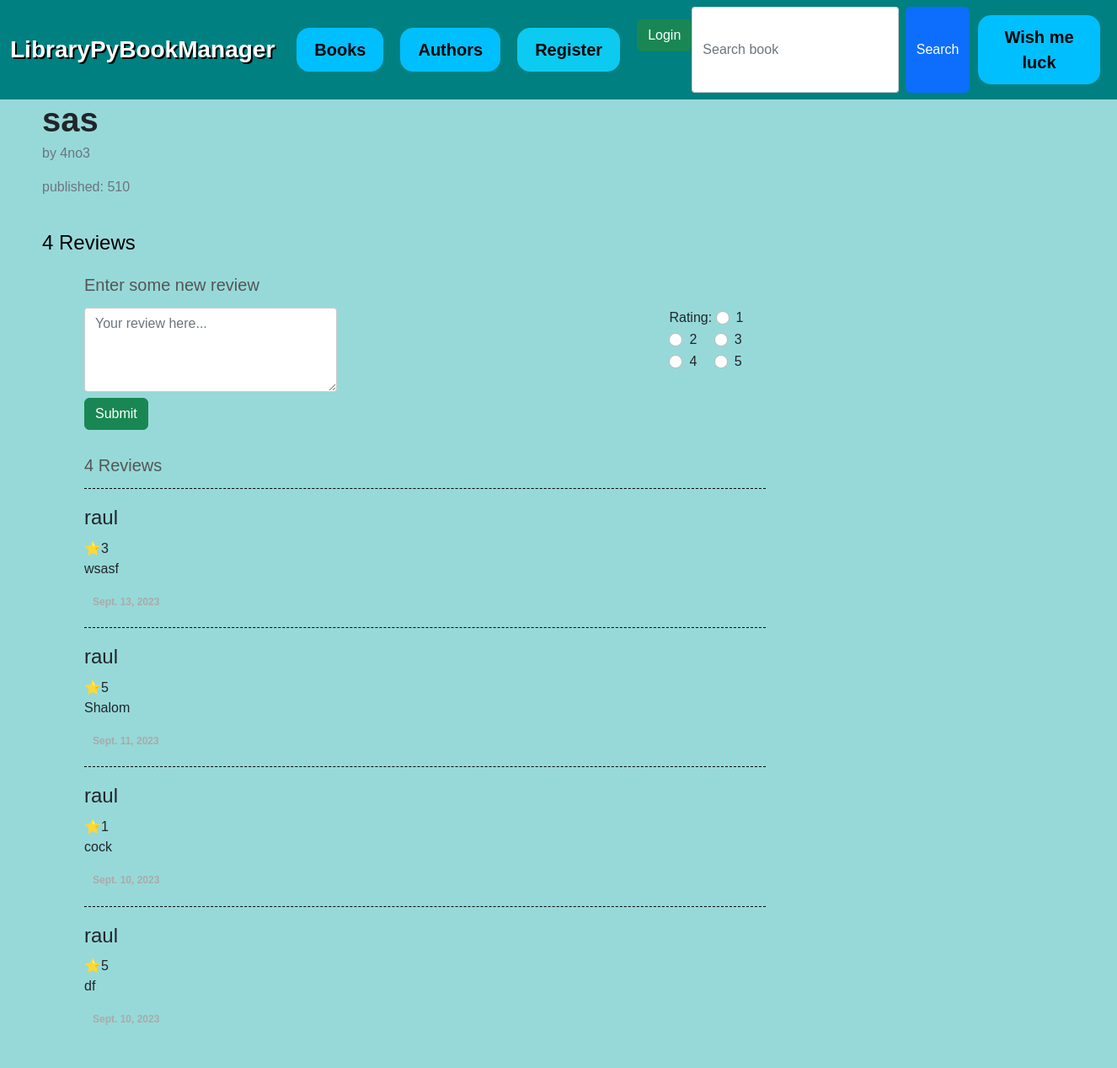
The page /library/book_profile/sas/ on the database its author committed.
### base/models.py (models this page shows, shortened)
class Ebook(models.Model):
    name = models.CharField(max_length=64)
    author = models.ForeignKey(Author, on_delete=models.CASCADE)
    year_published = models.CharField(max_length=64)
    loan_type = models.IntegerField(default=1,
                                    validators=[
                                        MaxValueValidator(3),
                                        MinValueValidator(1)
                                    ])
    ebook_content = models.CharField(max_length=2560)

class Author(models.Model):
    name = models.CharField(max_length=100)
    books = models.ManyToManyField('Ebook', related_name='authors')
    birth_year = models.IntegerField()  # Author's birth year
    nationality = models.CharField(max_length=64)  # Author's nationality
    def __str__(self):
        return self.name

class Review(models.Model):
    user = models.ForeignKey(
        settings.AUTH_USER_MODEL,
        on_delete=models.CASCADE,
    )  # Foreign key to User model for the user who wrote the review
    ebook = models.ForeignKey(Ebook,  on_delete=models.CASCADE)  # Foreign key to Ebook model for the reviewed ebook
    rating = models.IntegerField(validators=[
                                    MaxValueValidator(5),
                                    MinValueValidator(1)
                                        ])  # Rating for the ebook (1 to 5)
    text_field = models.CharField(max_length=500)  # Text field for the review
    date = models.DateField(default=datetime.date.today)

### base/views.py (the view, shortened to what this page needs)
# urls.py: path('book_profile/<str:bookname>/', views.book_profile, name='book_profile'),
def book_profile(request, bookname, ratefilter=False):
    book_info = Ebook.objects.get(name=bookname)
    if ratefilter:
        reviews = Review.objects.filter(rating=ratefilter, ebook=book_info)
    else:
        reviews = Review.objects.filter(ebook=book_info).order_by('-date')
    loaned = False
    try:
        loans = Loan.objects.filter(user=request.user,ebook=book_info)
    except:
        loans = []
    if len(loans) != 0:
        loans = loans[0]
        loaned = True
    review_form = ReviewForm()
    info_dict = {'book_info': book_info, 'random': random.randint(0, 300), "review_form": review_form,
                 "reviews": reviews, "reviews_amount": len(reviews), "loaned": loaned, "loans": loans}
    return render(request, 'base/book_profile.html', context=info_dict)

### base/forms.py
class ReviewForm(forms.ModelForm):
    text_field = forms.CharField(widget=forms.Textarea(attrs={
        'class': 'form-control',
        'id': 'message',
        'placeholder': 'Your review here...',
        'required': '',
    }))
    class Meta():
        model = Review
        fields = ("text_field",)

### base/templates/base/book_profile.html (shortened to what this page needs)
{% extends 'base/base.html' %}
{% block body_block %}
<div class="jumbotron book-display">
    <h1 class="fw-bolder mb-1">{{book_info.name}}</h1>
    <p class="text-secondary">by <a href="{% url 'base:author_profile' book_info.author %}" class="text-secondary">{{book_info.author}}</a></p>
    <p class="text-secondary">published: {{book_info.year_published}}</p>
    <br>
    <h4><a href="#reviews">{{reviews_amount}} Reviews</a></h4>
    <div class="content-item" id="comments">
        <div class="book-display">
            <div class="row">
                <div class="col-sm-8">
                    <form action="{% url 'base:book_profile' book_info.name %}" method="POST">
                        <h3 class="pull-left">Enter some new review</h3>
                        <fieldset>
                            <div class="row">
                                <div class="form-group col-xs-12 col-sm-9 col-lg-10">
                                    {{review_form.text_field}}
                                </div>
                                <div class="form-group col-xs-12 col-sm-3 col-lg-2">
                                    <label class="radio-inline">Rating:</label>
                                    <div class="form-check form-check-inline">
                                        <input class="form-check-input" type="radio" name="inlineRadioOptions" id="inlineRadio1" value="1" required>
                                        <label class="form-check-label" for="inlineRadio1">1</label>
                                    </div>
                                    <div class="form-check form-check-inline">
                                        <input class="form-check-input" type="radio" name="inlineRadioOptions" id="inlineRadio2" value="2">
                                        <label class="form-check-label" for="inlineRadio2">2</label>
                                    </div>
                                    <div class="form-check form-check-inline">
                                        <input class="form-check-input" type="radio" name="inlineRadioOptions" id="inlineRadio3" value="3">
                                        <label class="form-check-label" for="inlineRadio3">3</label>
                                    </div>
                                    <div class="form-check form-check-inline">
                                        <input class="form-check-input" type="radio" name="inlineRadioOptions" id="inlineRadio4" value="4">
                                        <label class="form-check-label" for="inlineRadio4">4</label>
                                    </div>
                                    <div class="form-check form-check-inline">
                                        <input class="form-check-input" type="radio" name="inlineRadioOptions" id="inlineRadio5" value="5">
                                        <label class="form-check-label" for="inlineRadio5">5</label>
                                    </div>
                                </div>
                            </div>
                        </fieldset>
                        <button type="submit" class="btn btn-success">Submit</button>
                    </form>
                    <h3>{{reviews_amount}} Reviews</h3>
                    {% for text in reviews %}
                        <div class="media">
                            <div class="d-flex flex-row">
                                <div class="col">
                                    <div class="media-body">
                                        <h4 class="media-heading">{{text.user}}</h4>
                                        <div>⭐{{text.rating}}</div>
                                        <p>{{text.text_field}}</p>
                                        <ul class="list-unstyled list-inline media-detail pull-left">
                                            <li>{{text.date}}</li>
                                        </ul>
                                    </div>
                                </div>
                            </div>
                        </div>
                    {% endfor %}
                </div>
            </div>
        </div>
    </div>
</div>
{% endblock %}

### static/css/styles.css (style rules this page uses)
html { height: 100%; }
body { min-height: 100%; font-family: sans-serif; padding: 0px; padding-bottom: 60px; background-color: #97d9d9; }
a { text-decoration: none; color: black; }
.book-display { margin-left: 50px; border-width: 1em; }
.content-item { padding: 5px 0; }
.content-item h3 { font-weight: 400; font-size: 20px; color: #555555; margin: 10px 0 15px; padding: 0; }
#comments form { margin-bottom: 30px; }
#comments .btn { margin-top: 7px; }
#comments form fieldset { clear: both; }
#comments form textarea { height: 100px; }
#comments .media { border-top: 1px dashed black; padding: 20px 0; margin: 0; }
#comments .media h4 { margin: 0 0 10px; }
#comments .media p { margin-bottom: 15px; text-align: justify; }
#comments .media-detail { margin: 0; }
#comments .media-detail li { color: #AAAAAA; font-size: 12px; padding-right: 10px; font-weight: 600; }
#comments .media-detail li:last-child { padding-right: 0; }
.form-control { width: 300px; background-color: #fff; border: 1px solid #ccc; border-radius: 3px; }

### rows shown on the page
Ebook: name "sas", author "4no3", year_published "510"
Review: user "raul", rating "3", text_field "wsasf", date "Sept. 13, 2023"
Review: user "raul", rating "5", text_field "Shalom", date "Sept. 11, 2023"
Review: user "raul", rating "1", text_field "cock", date "Sept. 10, 2023"
Review: user "raul", rating "5", text_field "df", date "Sept. 10, 2023"

### other values the page prints
{{ reviews_amount }} "4"
